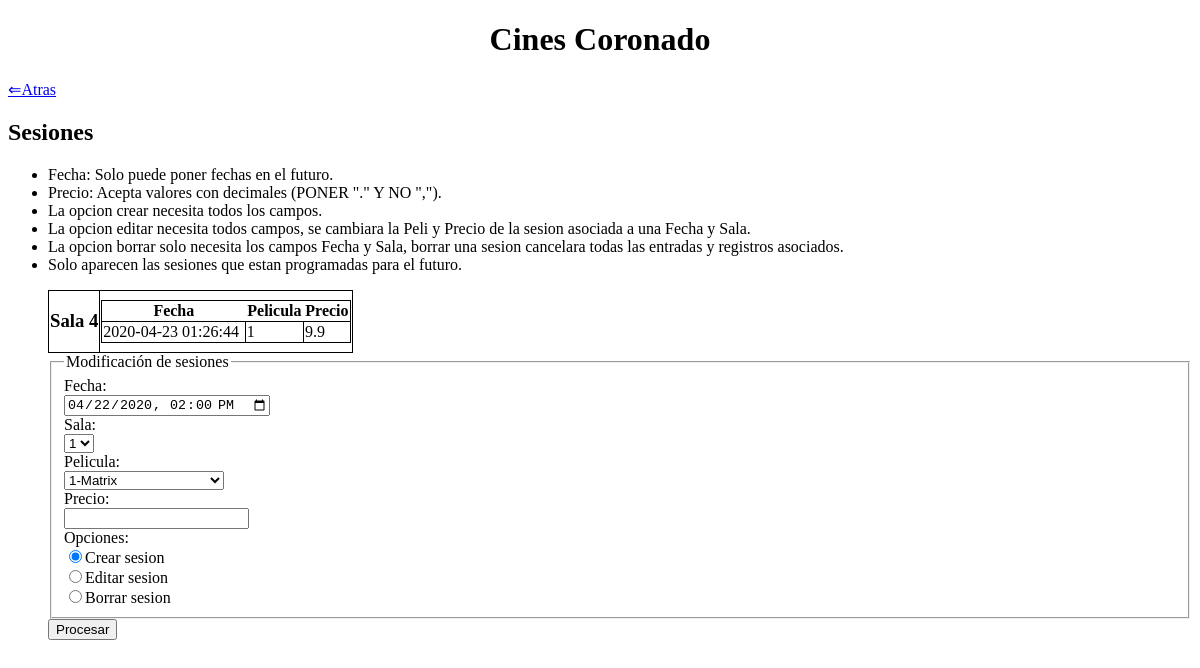
The app's page /sesiones.php, older data.
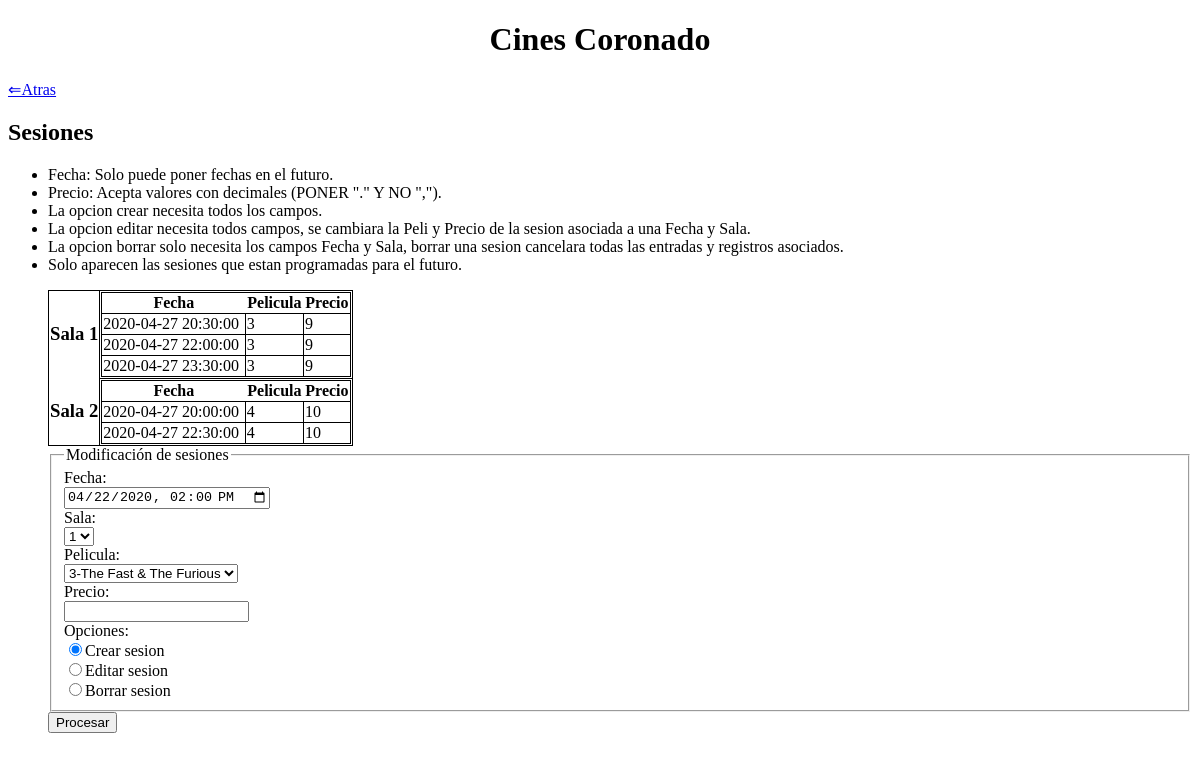
The same page, newer data.
### tables this page shows
CREATE TABLE `sesion` (
  `fecha` datetime NOT NULL,
  `id_sala` int(11) NOT NULL,
  `id_peli` int(11) NOT NULL,
  `precio` float NOT NULL
);

### includes/DAOs/DAO.php (called while the page is built, shortened)
<?php
class DAO {
    private $mysqli = null;
    public function __construct(){
        if(!$this->mysqli){
            $this->mysqli = new mysqli("localhost", "root", "", "cine_php");
        }
    }
    protected function consultar($sql){
        if ($sql != "") {
            $consulta = $this->mysqli->query($sql) or die ($this->mysqli->error. " en la línea ".(__LINE__-1));
            $tablaDatos = array();
            if (substr($sql, 0, 6) == "SELECT") {
                if ($consulta) {
                    while ($fila = mysqli_fetch_assoc($consulta)){
                        array_push($tablaDatos, $fila);
                    }
                }
            }
            return $tablaDatos;
        }
        else {
            return 0;
        }
    }
}
?>

### includes/controller.php (called while the page is built, shortened)
<?php
require_once(__DIR__ . '/DAOs/salaDAO.php');
require_once(__DIR__ . '/DAOs/peliculaDAO.php');
require_once(__DIR__ . '/DAOs/sesionesDAO.php');
class controller{
    private $salaDAO;
    private $peliculaDAO;
    private $sesionDAO;
    private static $instance = null;
    public function __construct(){
        $this->salaDAO = new salaDAO();
        $this->peliculaDAO = new peliculaDAO();
        $this->sesionDAO = new sesionesDAO();
    }
     public static function getInstance() {
        if (null === self::$instance) {
            self::$instance = new self();
        }
        return self::$instance;
    }
    public function selectSala($col = "", $cond = ""){
        return $this->salaDAO->select($col, $cond);
    }
    public function selectSesion($col = "", $cond = ""){
        return $this->sesionDAO->select($col, $cond);
    }
    public function selectPeliculas($col = "", $cond = ""){
        return $this->peliculaDAO->select($col, $cond);
    }
}

### includes/config.php (called while the page is built, shortened)
<?php
require_once __DIR__.'/controller.php';
$ctrl = controller::getInstance();
?>

### includes/DAOs/sesionesDAO.php (called while the page is built, shortened)
<?php
require_once(__DIR__.'/DAO.php');
class sesionesDAO extends DAO
{
    public function select($col, $cond){
        $query = "";
        if ($col == "") {
            $col = "*";
        }
        if ($cond == "") {
            $query = "SELECT ".$col." FROM sesion";
        }
        else {
            $query = "SELECT ".$col." FROM sesion WHERE ".$cond;
        }
        return $this->consultar($query);
    }
}
?>

### includes/DAOs/salaDAO.php (called while the page is built, shortened)
<?php
require_once(__DIR__.'/DAO.php');
class salaDAO extends DAO
{
    public function select($col, $cond){
        $query = "";
        if ($col == "") {
            $col = "*";
        }
        if ($cond == "") {
            $query = "SELECT ".$col." FROM sala";
        }
        else {
            $query = "SELECT ".$col." FROM sala WHERE ".$cond;
        }
        return $this->consultar($query);
    }
}
?>

### includes/DAOs/peliculaDAO.php (called while the page is built, shortened)
<?php
require_once(__DIR__.'/DAO.php');
class peliculaDAo extends DAO
{
    public function select($col, $cond){
        $query = "";
        if ($col == "") {
            $col = "*";
        }
        if ($cond == "") {
            $query = "SELECT ".$col." FROM pelicula";
        }
        else {
            $query = "SELECT ".$col." FROM pelicula WHERE ".$cond;
        }
        return $this->consultar($query);
    }
}
?>

### sesiones.php (the view, shortened to what the changed rows need)
<?php
	require_once 'includes/config.php';
?>
<!DOCTYPE html>
<html>
<head>
</head>
<body>
	<h1 align="center">Cines Coronado</h1>
	<h2>Sesiones</h2>
	<?php
    echo '<ul>';
    $arr = $ctrl->selectSesion('',"fecha > '".date("Y-m-d H:i:s", time())."' ORDER BY id_peli");
    if (count($arr) > 0) {
        $last_sala = $arr[0]['id_sala'];
        $i = 0;
        $j = 0;
        echo '<table>';
        while ($i < count($arr)) {
            echo '<tr>';
            echo '<th>';
            echo '<h3>'."Sala ".$arr[$i]['id_sala'] . '</h3>';
            echo '</th>';
            echo '<td>';
            echo
            '<table>
                <tr> <th>Fecha</th> <th>Pelicula</th> <th>Precio</th> </tr>';
            while ($j < count($arr) && $last_sala == $arr[$j]['id_sala']) {
                echo
                '<tr>
            	    <td>'.$arr[$j]['fecha'].'</td>
            	    <td>'.$arr[$j]['id_peli'].'</td>
                    <td>'.$arr[$j]['precio'].'</td>
            	    </tr>';
                $last_sala = $arr[$j]['id_sala'];
                $j++;
            }
            if ($j < count($arr)) $last_sala = $arr[$j]['id_sala'];
            echo '</table>';
            echo '</td>';
            echo '</tr>';
            $i=$j;
        }
    }
    else {
        echo '<h3>No hay ninguna sesion</h3>';
    }
    echo '</table>';
    ?>
	<form action="procesarSesion.php" method="post">
		<fieldset>
		<legend>Modificación de sesiones</legend>
            Fecha:<br>
            <input type="datetime-local" name="fecha" value=<?php echo substr(date("c", time()), 0, 16);?>
            min=<?php echo substr(date("c", time()), 0, 16);?>><br>
            Sala:<br>
            <select name="sala">
            	<?php
            	    $arr_sala = $ctrl->selectSala();
                	foreach($arr_sala as $pair) {
                	    $str = "value=".$pair['id'].">".$pair['id'];
                	    echo '<option '.$str.'</option>';
                	}
            	?>
            </select> <br>
            Pelicula:<br>
            <select name="peli">
            	<?php
            	    $arr_peli = $ctrl->selectPeliculas();
                	foreach($arr_peli as $pair) {
                	    $str = "value=".$pair['id'].">".$pair['id']."-".$pair['nombre'];
                	    echo '<option '.$str.'</option>';
                	}
            	?>
            </select> <br>
            Precio:<br>
            <input type="text" name="precio"><br>
            Opciones: <br>
            <input type="radio" name="op" value="insert" checked="checked">Crear sesion<br>
      		<input type="radio" name="op" value="update">Editar sesion<br>
      		<input type="radio" name="op" value="delete">Borrar sesion<br>
  		</fieldset>
    </form>
</body>
</html>

Row changes from the older to the newer data that the page shows:
removed sesion: id_sala "4", fecha "2020-04-23 01:26:44", id_peli "1", precio "9.9"
added sesion: id_sala "1", fecha "2020-04-27 20:30:00", id_peli "3", precio "9"
added sesion: fecha "2020-04-27 22:00:00", id_peli "3", precio "9", shown under "1"
added sesion: fecha "2020-04-27 23:30:00", id_peli "3", precio "9", shown under "1"
added sesion: id_sala "2", fecha "2020-04-27 20:00:00", id_peli "4", precio "10"
added sesion: fecha "2020-04-27 22:30:00", id_peli "4", precio "10", shown under "2"
Text that changed along with them:
form field peli: "1-Matrix" → "3-The Fast & The Furious"
